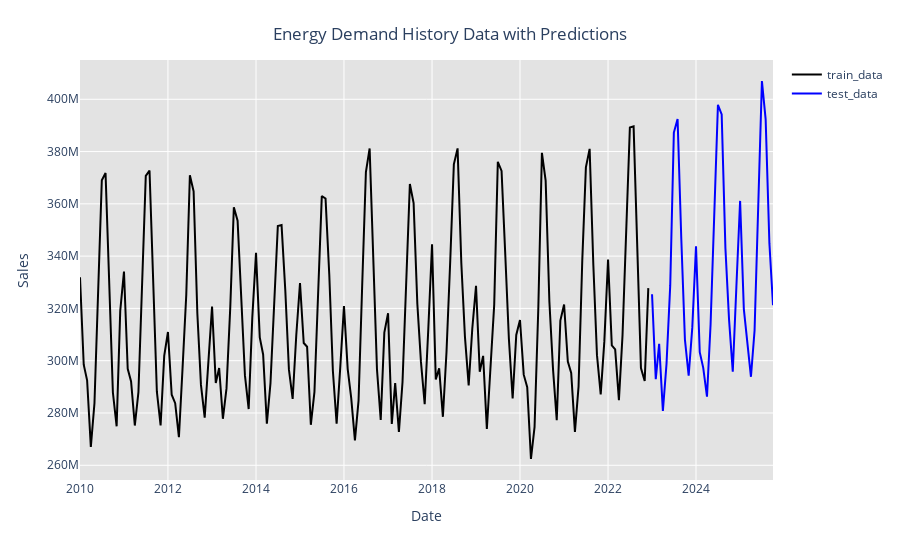

The notebook cell saved with this chart:
### Markdown cell above
# EDA

### Code cell
import plotly.express as px


train_part = energy_data[energy_data.index.year < 2023]
test_part = energy_data[energy_data.index.year >= 2023]


dates_pred = test_part.index



fig = px.line()


fig.add_scatter(x=train_part.index, y=train_part.sales,
                mode='lines', line=dict(color='black'), name='train_data')


fig.add_scatter(x=test_part.index, y=test_part.sales,
                mode='lines', line=dict(color='blue'), name='test_data')



fig.update_layout(
    xaxis_title="Date",
    yaxis_title="Sales",
    title={'text': "Energy Demand History Data with Predictions",
           'y':0.95, 'x':0.5, 'xanchor':'center', 'yanchor':'top'},
    plot_bgcolor='rgba(220,220,220,0.8)'
)

fig.show()

### Figure 1 — Plotly figure (JSON) as saved in the notebook; plotly's stock layout.template omitted (floating-point values rounded to 4 significant figures; data arrays with more than 128 entries replaced by an {"elided": "..."} marker saying what was removed)
{"data": [{"hovertemplate": "<extra></extra>", "legendgroup": "", "line": {"color": "#636efa", "dash": "solid"}, "marker": {"symbol": "circle"}, "mode": "lines", "name": "", "orientation": "v", "showlegend": false, "type": "scatter", "xaxis": "x", "yaxis": "y"}, {"line": {"color": "black"}, "mode": "lines", "name": "train_data", "type": "scatter", "x": {"elided": "156 str values"}, "y": {"elided": "156 float values"}}, {"line": {"color": "blue"}, "mode": "lines", "name": "test_data", "type": "scatter", "x": ["2023-01-01T00:00:00.000000000", "2023-02-01T00:00:00.000000000", "2023-03-01T00:00:00.000000000", "2023-04-01T00:00:00.000000000", "2023-05-01T00:00:00.000000000", "2023-06-01T00:00:00.000000000", "2023-07-01T00:00:00.000000000", "2023-08-01T00:00:00.000000000", "2023-09-01T00:00:00.000000000", "2023-10-01T00:00:00.000000000", "2023-11-01T00:00:00.000000000", "2023-12-01T00:00:00.000000000", "2024-01-01T00:00:00.000000000", "2024-02-01T00:00:00.000000000", "2024-03-01T00:00:00.000000000", "2024-04-01T00:00:00.000000000", "2024-05-01T00:00:00.000000000", "2024-06-01T00:00:00.000000000", "2024-07-01T00:00:00.000000000", "2024-08-01T00:00:00.000000000", "2024-09-01T00:00:00.000000000", "2024-10-01T00:00:00.000000000", "2024-11-01T00:00:00.000000000", "2024-12-01T00:00:00.000000000", "2025-01-01T00:00:00.000000000", "2025-02-01T00:00:00.000000000", "2025-03-01T00:00:00.000000000", "2025-04-01T00:00:00.000000000", "2025-05-01T00:00:00.000000000", "2025-06-01T00:00:00.000000000", "2025-07-01T00:00:00.000000000", "2025-08-01T00:00:00.000000000", "2025-09-01T00:00:00.000000000", "2025-10-01T00:00:00.000000000"], "y": [325400000.0, 292900000.0, 306500000.0, 280800000.0, 298700000.0, 328800000.0, 387300000.0, 392400000.0, 346500000.0, 308100000.0, 294200000.0, 312600000.0, 343700000.0, 303300000.0, 297300000.0, 286300000.0, 314000000.0, 355900000.0, 397900000.0, 394200000.0, 343100000.0, 315900000.0, 295800000.0, 328200000.0, 361100000.0, 319700000.0, 306700000.0, 293800000.0, 311600000.0, 356600000.0, 407000000.0, 392300000.0, 345000000.0, 321200000.0]}], "layout": {"legend": {"tracegroupgap": 0}, "margin": {"t": 60}, "plot_bgcolor": "rgba(220,220,220,0.8)", "title": {"text": "Energy Demand History Data with Predictions", "x": 0.5, "xanchor": "center", "y": 0.95, "yanchor": "top"}, "xaxis": {"anchor": "y", "domain": [0, 1], "title": {"text": "Date"}}, "yaxis": {"anchor": "x", "domain": [0, 1], "title": {"text": "Sales"}}}}
